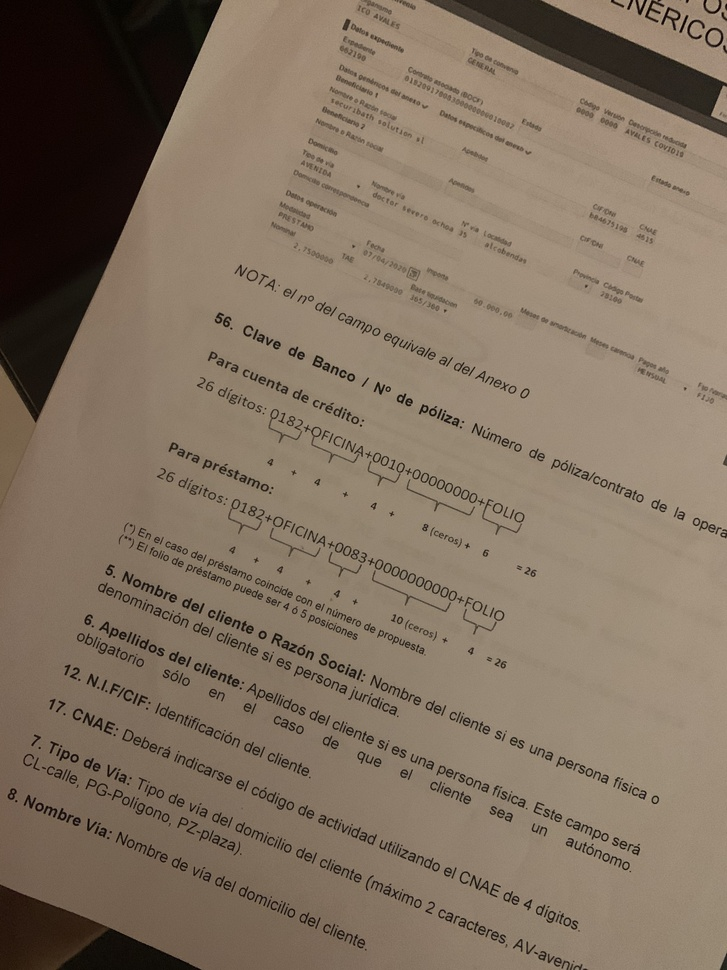
#> input picture resources/IMG_3536.jpg, 727 x 970 px, shrunk from 3024 x 4032 before the run
$ python -i image.py   (imports and definitions only)
#> lines starting #> are read from the running program, lines starting #| are printed output that depends on the picture
#> further down, picture is the input picture: shape (970, 727, 3); mean B, G, R 96.2, 113.3, 129.3
# -*- coding: utf-8 -*-
import cv2
import math
import numpy as np
from scipy import ndimage

# IMAGE_FILE_LOCATION = "./resources/IMG_3536.jpg"  # Photo by Amanda Jones on Unsplash
# input_img = cv2.imread(IMAGE_FILE_LOCATION)  # image read


#####################################################################################################
# ORIENTATION CORRECTION/ADJUSTMENT


def orientation_correction(img, save_image=False):
    # GrayScale Conversion for the Canny Algorithm
#> called with save_image = False
    img_gray = cv2.cvtColor(img, cv2.COLOR_BGR2GRAY)
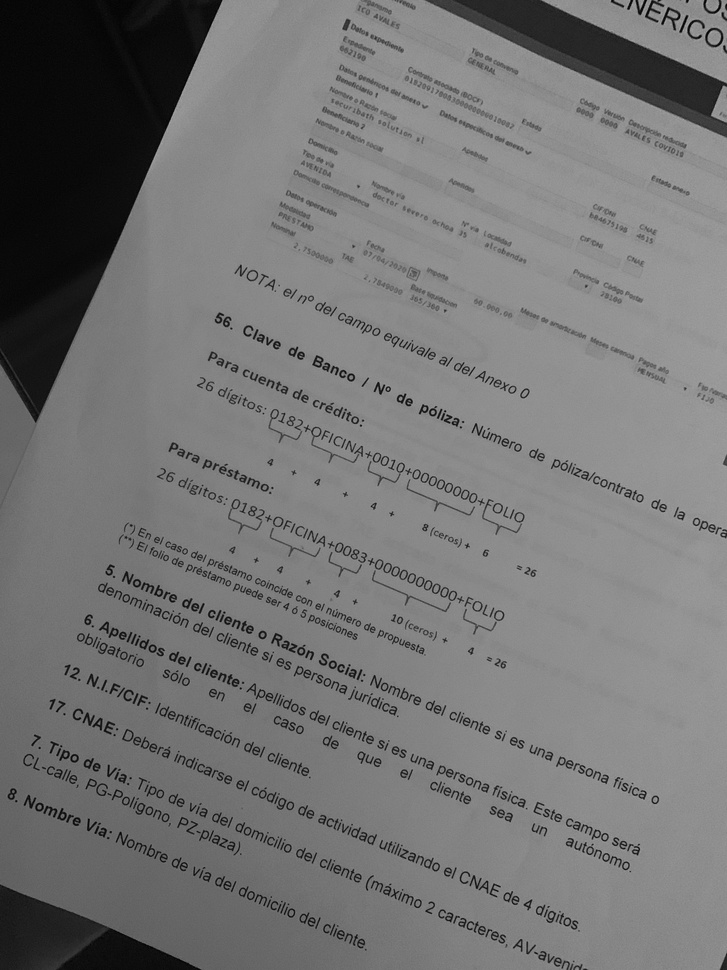
#> img_gray: shape (970, 727); min 1, max 170, mean 116.1
    # Canny Algorithm for edge detection was developed by John F. Canny not Kennedy!! :)
    img_edges = cv2.Canny(img_gray, 100, 100, apertureSize=3)
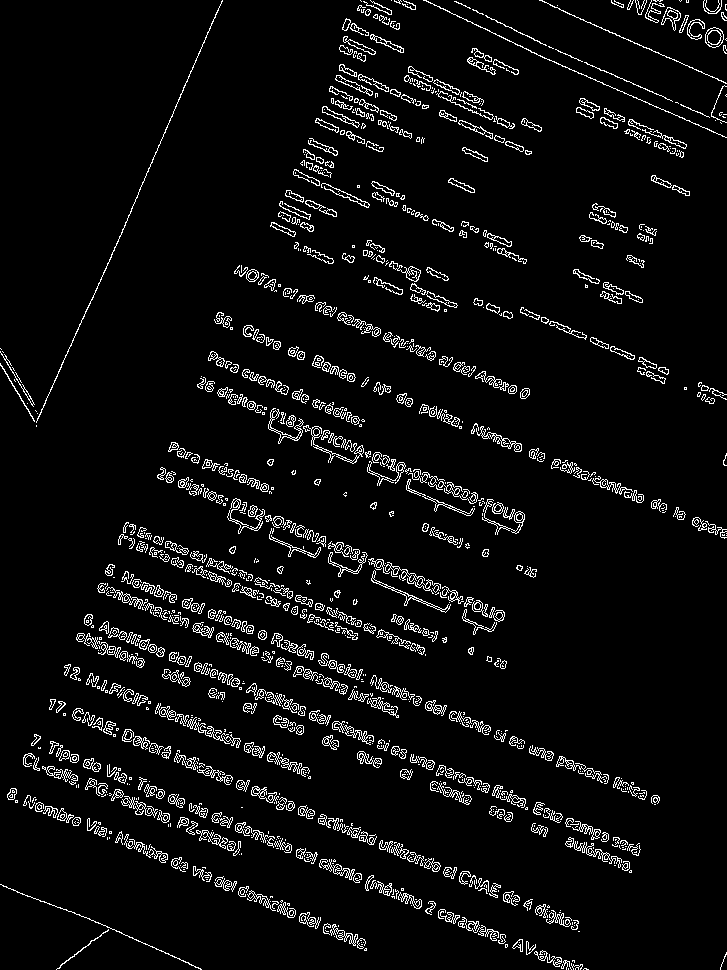
#> img_edges: shape (970, 727); 5.5% white in thin lines or dots
    # Using Houghlines to detect lines
    lines = cv2.HoughLinesP(img_edges, 1, math.pi / 180.0, 100, minLineLength=100, maxLineGap=5)
#> lines = 47 rows, first 6: [240, 825, 421, 902], [370, 842, 517, 904], [312, 815, 438, 866], [194, 669, 294, 710], [211, 818, 320, 862], [102, 625, 221, 675]

    # Finding angle of lines in polar coordinates
    angles = []
    for x1, y1, x2, y2 in lines[0]:
        angle = math.degrees(math.atan2(y2 - y1, x2 - x1))
        angles.append(angle)
#> this loop made 1 pass
#> (x1, y1, x2, y2, angle) on pass 1: (240, 825, 421, 902, 23.05)
#> after the loop, angles = [23.05]

    # Getting the median angle
    median_angle = np.median(angles)
#> median_angle = 23.05

    # Rotating the image with this median angle
    img_rotated = ndimage.rotate(img, median_angle)
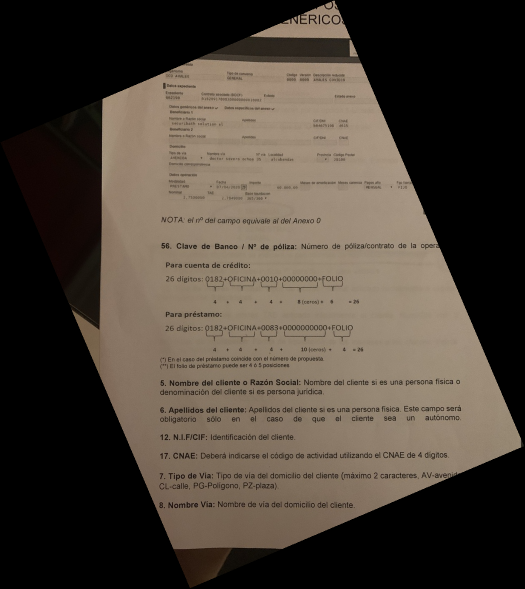
#> img_rotated: shape (1177, 1049, 3) (shown at 1/2 size); mean B, G, R 54.8, 64.6, 73.7

    if save_image:
        cv2.imwrite("orientation_corrected.jpg", img_rotated)
    return img_rotated


#####################################################################################################

>>> import cv2
>>> picture = cv2.imread('../resources/IMG_3536.jpg')
>>> result = orientation_correction(picture)
